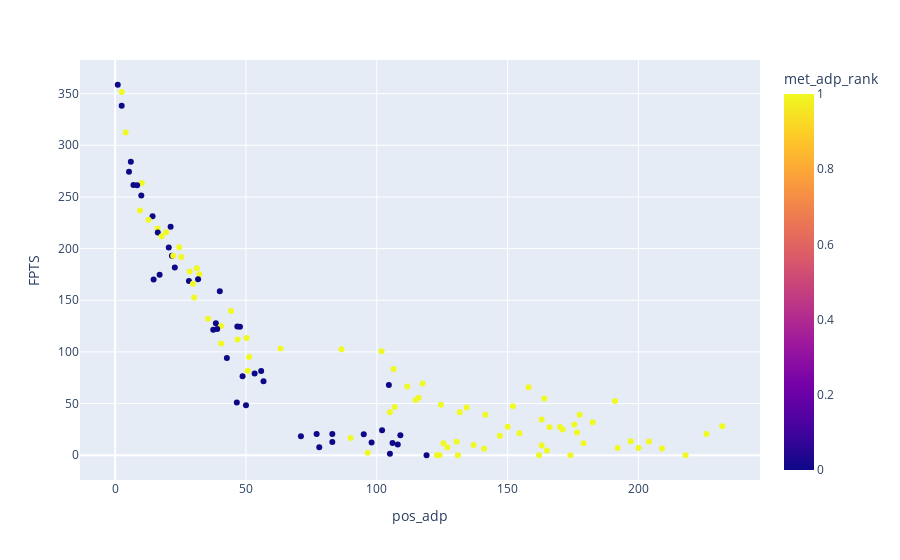

Source (notebook cell):
### Code cell
# px.scatter(RBs_df, x='FPTS', y=target)
fig = px.scatter(RBs_df, x='pos_adp', y='FPTS', color=target)
fig.show()

# Can see here that players with a lower ADP(drafted earlier) and
# projected to score more fantasy points have more '0's than the 
# players with low projections and very high ADPs (drafted in the
# late rounds)

### Figure 1 — Plotly figure (JSON) as saved in the notebook; plotly's stock layout.template omitted (floating-point values rounded to 4 significant figures)
{"data": [{"hovertemplate": "pos_adp=%{x}<br>FPTS=%{y}<br>met_adp_rank=%{marker.color}<extra></extra>", "legendgroup": "", "marker": {"color": [0, 1, 0, 1, 0, 0, 1, 0, 0, 0, 1, 0, 1, 0, 1, 1, 0, 1, 1, 0, 0, 1, 1, 0, 1, 1, 1, 0, 0, 1, 0, 1, 1, 1, 0, 1, 0, 0, 0, 0, 1, 1, 1, 1, 1, 1, 1, 0, 1, 1, 0, 0, 0, 0, 1, 0, 1, 1, 1, 1, 1, 1, 0, 1, 0, 1, 1, 1, 1, 1, 1, 1, 1, 1, 1, 1, 1, 1, 1, 1, 0, 1, 1, 1, 0, 0, 0, 0, 1, 0, 1, 1, 1, 1, 0, 0, 0, 1, 1, 0, 1, 1, 0, 1, 1, 1, 1, 1, 1, 1, 0, 1, 0, 1, 1, 1, 1, 1, 0, 0], "coloraxis": "coloraxis", "symbol": "circle"}, "mode": "markers", "name": "", "showlegend": false, "type": "scatter", "x": [1, 2.5, 2.5, 4, 6, 5.3, 10.2, 7, 8.4, 10, 9.5, 14.3, 12.8, 21.2, 16.2, 19.5, 16.3, 17.8, 24.5, 20.5, 21.7, 22.2, 25.3, 22.8, 31.2, 28.5, 32.2, 31.7, 28.2, 29.7, 40, 30.2, 44.3, 35.5, 38.5, 40.5, 46.7, 47.7, 39, 37.5, 50.2, 46.8, 40.5, 63.2, 86.5, 101.8, 51.2, 42.7, 106.4, 50.7, 55.8, 53.3, 48.7, 56.7, 117.5, 104.6, 111.6, 158, 116, 164, 114.8, 191, 46.5, 124.5, 50, 152, 106.8, 134.3, 105, 131.7, 177.5, 141.5, 163, 182.5, 175.5, 232, 150, 170, 166, 171, 102, 176.5, 154.5, 226, 83, 77, 95, 109, 147, 71, 90, 197, 204, 130.5, 83, 98, 106, 125.5, 179, 108, 137, 163, 78, 127, 200, 192, 209, 141, 165, 96.5, 105, 131, 119, 174, 124, 162, 218, 123, 14.7, 17], "xaxis": "x", "y": [358.6, 351.6, 338.3, 312.5, 284.1, 274.3, 263.5, 261.6, 261.4, 251.5, 236.8, 231.4, 228, 221.1, 219.4, 215.8, 215.6, 212, 201.2, 201, 193.1, 193, 191.8, 181.6, 181.1, 177.8, 175.1, 170.3, 168.7, 165.9, 158.7, 152.6, 139.6, 132.2, 127.8, 125, 124.5, 124.4, 122.1, 121.5, 113.5, 112, 108.1, 103.4, 102.7, 100.6, 95, 94.2, 83.6, 81.9, 81.5, 79.2, 76.4, 71.7, 69.4, 68.1, 66.6, 65.7, 55.6, 54.9, 53.5, 52.4, 51.1, 48.9, 48.3, 47.4, 46.6, 46.2, 41.7, 41.5, 39.2, 39.2, 34.7, 32, 29.7, 28, 27.5, 27.3, 27.2, 24.9, 24.1, 21.9, 21.4, 20.6, 20.5, 20.5, 20.4, 19.4, 18.9, 18.5, 16.8, 13.5, 13.4, 13.1, 12.9, 12.3, 11.9, 11.7, 11.6, 10.3, 9.9, 9.4, 7.7, 7.4, 7, 7, 6.5, 6.2, 4.6, 2.3, 1.4, 0, 0, 0, 0, 0, 0, 0, 170.2, 174.8], "yaxis": "y"}], "layout": {"coloraxis": {"colorbar": {"title": {"text": "met_adp_rank"}}, "colorscale": [[0, "#0d0887"], [0.1111, "#46039f"], [0.2222, "#7201a8"], [0.3333, "#9c179e"], [0.4444, "#bd3786"], [0.5556, "#d8576b"], [0.6667, "#ed7953"], [0.7778, "#fb9f3a"], [0.8889, "#fdca26"], [1, "#f0f921"]]}, "legend": {"tracegroupgap": 0}, "margin": {"t": 60}, "xaxis": {"anchor": "y", "domain": [0, 1], "title": {"text": "pos_adp"}}, "yaxis": {"anchor": "x", "domain": [0, 1], "title": {"text": "FPTS"}}}}
